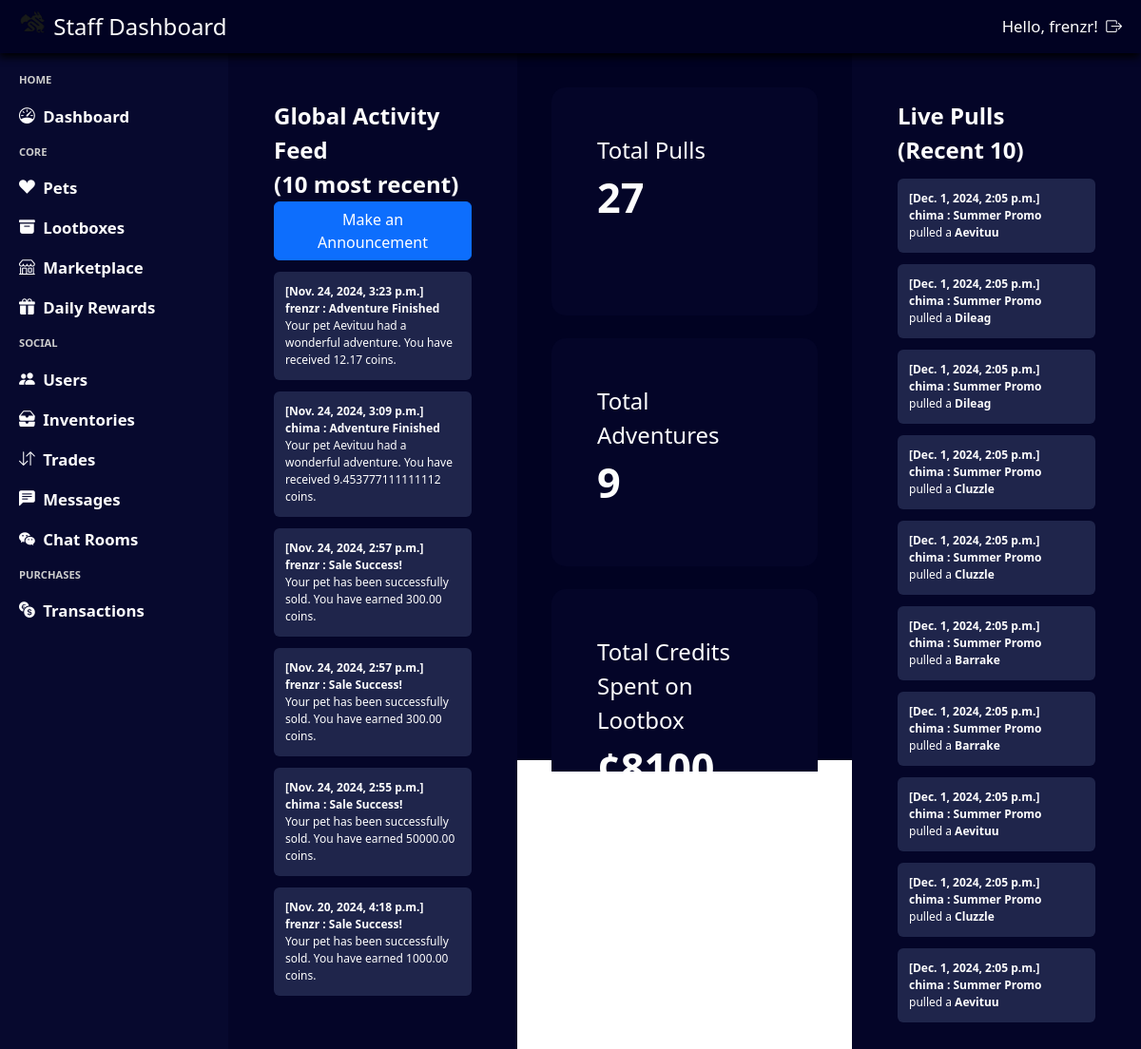
Screenshot of /staff/dashboard/ (signed in) with the database file from the repository.
### notification/models.py (models this page shows)
class Notification(models.Model):
    class Status(models.TextChoices):
        unread = "Unread"
        read = "Read"
    user = models.ForeignKey(User, on_delete=models.CASCADE)
    notif_status = models.TextField(choices=Status.choices, default=Status.unread)
    title = models.CharField(max_length=255)
    text = models.TextField()
    created_at = models.DateTimeField(default=timezone.now)
    claim_coins = models.IntegerField(default=0)

### admin_system/views.py (the view)
# urls.py: path('dashboard/', views.dashboard_view, name='staff_dashboard'),
@login_required(login_url='admin_login')
@user_passes_test(login_url='admin_login', test_func=is_staff)
def dashboard_view(request):
    total_pulls = Pull.objects.count()
    total_adventures = Adventure.objects.count()
    total_money_spent_lootbox = Pull.objects.aggregate(total_cost=Sum('lootbox_id__rate_cost'))['total_cost'] or 0
    total_money_spent_marketplace = Purchase.objects.filter(sale__is_active=False).aggregate(total_cost=Sum('sale__cost'))['total_cost'] or 0
    total_money_spent_transactions = Transaction.objects.filter(status='SUCCESS', transaction_type='BUY').aggregate(total_cost=Sum('total_changes'))['total_cost'] or 0
    total_sales_transactions = Transaction.objects.filter(status='SUCCESS', transaction_type='BUY').count()
    total_users = User.objects.count()
    notifications_list = Notification.objects.all().order_by('-created_at')
    pull_pets = PullPet.objects.select_related('pull_id').order_by('-pull_id__date_created')[:10]
    pull_pets_data = pull_pets.values('pull_id__user_id__username' , "pet_id__pet_species", 'pull_id', 'pull_id__lootbox_id__lootbox_name','pet_id', 'pull_id__date_created')
    print(pull_pets_data)
    context = {
        'notifications_list' : notifications_list[0:10],
        'total_pulls': total_pulls,
        'total_adventures': total_adventures,
        'total_money_spent_lootbox': total_money_spent_lootbox,
        'total_money_spent_marketplace': total_money_spent_marketplace,
        'total_money_spent_transactions': total_money_spent_transactions,
        'total_sales_transactions': total_sales_transactions,
        'total_users': total_users,
        'pulls_list' : pull_pets_data
    }
    return render(request, 'staff_dashboard.html', context)

### admin_system/views.py (called while the page is built)
def is_staff(user):
    return user.is_staff

### base_template/context_processor.py (called while the page is built)
def profile_context(request):
    if request.user.is_authenticated:
        try:
            profile = Profile.objects.get(user = request.user)
            return {'navbar_profile': profile}
        except Profile.DoesNotExist:
            return {'navbar_profile': None}
    return {'navbar_profile': None}

### notification/context_processor.py (called while the page is built)
def notification_context(request):
    if request.user.is_authenticated:
        notifications = Notification.objects.filter(user=request.user, notif_status=Notification.Status.unread).count()
        return {'notifications': notifications}
    return {'notifications': 0}

### admin_system/templates/staff_dashboard.html (shortened to what this page needs)
{% extends "staff_template.html" %}
{% load static %}
{% block css %}
    <link rel="stylesheet" href="{% static 'staff_dashboard.css' %}"/>
{% endblock %}
{% block content %}
<div class="staff-dashboard-container">
    <div class="staff-dashboard-activity">
        Global Activity Feed <br>
        (10 most recent)
        <button class="btn btn-primary" data-toggle="modal" data-target="#announcementModal">Make an Announcement</button>
        <div class = "staff-dashboard-activity-container">
        {% for notification in notifications_list %}
            <div class = "staff-dashboard-activity-item">
                <div class="staff-dashboard-activity-item-date">
                    [{{ notification.created_at }}]
                </div>
                <div class="staff-dashboard-activity-item-title">
                    {{ notification.user.username}} :  {{ notification.title }}
                </div>
                <div class="staff-dashboard-activity-item-text">
                    {{ notification.text }}
                </div>
            </div>
        {% endfor %}
        </div>
    </div>
    <div class="staff-dashboard-statistics">
        <div class="staff-dashboard-statistics-item">
            <div class="staff-dashboard-statistics-item-title">
                Total Pulls
            </div>
            <div class="staff-dashboard-statistics-item-value">
                {{ total_pulls }}
            </div>
        </div>
        <div class="staff-dashboard-statistics-item">
            <div class="staff-dashboard-statistics-item-title">
                Total Adventures
            </div>
            <div class="staff-dashboard-statistics-item-value">
                {{ total_adventures }}
            </div>
        </div>
        <div class="staff-dashboard-statistics-item">
            <div class="staff-dashboard-statistics-item-title">
                Total Credits Spent on Lootbox
            </div>
            <div class="staff-dashboard-statistics-item-value">
                ¢{{ total_money_spent_lootbox }}
            </div>
        </div>
    </div>
    <div class="staff-dashboard-pulls">
        Live Pulls (Recent 10)
        <div class = "staff-dashboard-pulls-container">
        {% for pull in pulls_list %}
            <div class = "staff-dashboard-pulls-item">
                <div class="staff-dashboard-pulls-item-date">
                    [{{ pull.pull_id__date_created }}]
                </div>
                <div class="staff-dashboard-pulls-item-title">
                    {{ pull.pull_id__user_id__username }} : {{ pull.pull_id__lootbox_id__lootbox_name }}
                </div>
                <div class="staff-dashboard-pulls-item-text">
                    pulled a <strong> {{ pull.pet_id__pet_species }} </strong>
                </div>
            </div>
        {% endfor %}
    </div>
</div>
{% endblock %}

### admin_system/templates/staff_template.html (shortened to what this page needs)
{% load static %}
<html>
    <head>
        <link rel="stylesheet" type="text/css" href="{% static 'staff_template.css' %}">
        <link rel="stylesheet" href="https://cdn.jsdelivr.net/npm/bootstrap@5.3.3/dist/css/bootstrap.min.css">
        <link rel="stylesheet" href="https://cdn.jsdelivr.net/npm/bootstrap-icons@1.11.3/font/bootstrap-icons.min.css">
        {% block css %}{% endblock %}
    </head>
    <body>
        <div class = "staff-template-container">
            <div class = "staff-template-navbar">
                <div class = "staff-template-navbar-title">
                    <img src="{% static 'logo.png' %}" alt="Logo" width="30" height="24" class="d-inline-block align-text-top">
                    Staff Dashboard
                </div>
                <div class = "staff-template-navbar-auth">
                    Hello, {{ user.username }}!
                    <a class = "staff-template-navbar-auth-item" href="{% url "staff_logout" %}">
                        <i class="bi bi-box-arrow-right"></i>
                    </a>
                </div>
            </div>
            <div class = "staff-template-left">
                HOME
                <a class = "staff-template-left-item" href="{% url 'staff_dashboard' %}">
                    <i class="bi bi-speedometer"></i>Dashboard
                </a>
                CORE
                <a class = "staff-template-left-item" href="{% url 'staff_pets' %}">
                    <i class="bi bi-suit-heart-fill"></i>Pets
                </a>
                <a class = "staff-template-left-item"  href="{% url 'staff_lootboxes' %}">
                    <i class="bi bi-archive-fill"></i>Lootboxes
                </a>
                <a class = "staff-template-left-item"  href="{% url 'staff_marketplace' %}">
                    <i class="bi bi-shop"></i>Marketplace
                </a>
                <a class = "staff-template-left-item"  href="{% url 'query_staff_rewards' %}">
                    <i class="bi bi-gift-fill"></i>Daily Rewards
                </a>
                SOCIAL
                <a class = "staff-template-left-item" href="{% url 'staff_users' %}">
                    <i class="bi bi-people-fill"></i>Users
                </a>
                <a class = "staff-template-left-item" href="{% url 'query_inventory' %}">
                    <i class="bi bi-inboxes-fill"></i>Inventories
                </a>
                <a class = "staff-template-left-item" href="{% url 'query_trades' %}">
                    <i class="bi bi-arrow-down-up"></i>Trades
                </a>
                <a class = "staff-template-left-item" href="{% url 'query_chats' %}">
                    <i class="bi bi-chat-left-text-fill"></i>Messages
                </a>
                <a class = "staff-template-left-item" href="{% url 'query_chat_rooms' %}">
                    <i class="bi bi-wechat"></i>Chat Rooms
                </a>
                PURCHASES
                <a class = "staff-template-left-item" href="{% url 'staff_transactions' %}">
                    <i class="bi bi-currency-exchange"></i>Transactions
                </a>
            </div>
            <div class = "staff-template-content">
                {% block content %}
                {% endblock %}
            </div>
        </div>
    </body>
</html>

### base_template/static/staff_template.css (style rules this page uses)
* { box-sizing: border-box; color: #fdfdfd; }
html, body { height: 100%; margin: 0; overflow: hidden; }
.staff-template-container { background-color: #010222; height: 100dvh; width: 100dvw; display: grid; grid-template-columns: 0.25fr 1fr; grid-template-rows: 56px 1fr; grid-template-areas: "navbar navbar" "sidebar main-content"; }
.staff-template-navbar { grid-area: navbar; background-color: #010222; display: flex; align-items: center; justify-content: space-between; padding: 0 20px; font-size: 1.5em; font-weight: 500; gap: 0.5em; filter: drop-shadow(-1px 4px 4px #000000); }
.staff-template-navbar-auth { display: flex; gap: 0.5em; align-items: center; font-size: 0.7em; font-weight: medium; }
.staff-template-left { grid-area: sidebar; background-color: #07092E; display: flex; flex-direction: column; align-items: left; padding: 20px; gap: 1.5em; color: #CCCCCC; font-size: 0.7em; font-weight: 600; }
.staff-template-left-item { display: flex; gap: 0.5em; align-items: center; font-size: 1.5em; }
a { color: #fdfdfd !important; text-decoration: none !important; }

### base_template/static/staff_dashboard.css (style rules this page uses)
.staff-dashboard-container { width: 100%; height: 100%; display: grid; grid-template-columns: 1fr 1fr 1fr; gap: 1em; font-size: 1.5em; font-weight: bold; overflow: hidden; }
.staff-dashboard-activity { background-color: #040528; padding: 2em; }
.staff-dashboard-statistics { margin: 0.5em; height: calc(100dvh - 56px); overflow-y: auto; }
.staff-dashboard-statistics-item { background-color: #040528; width: 100%; height: 30dvh; border-radius: 15px; padding: 2em; margin-top: 1em; }
.staff-dashboard-statistics-item-title { font-size: 1em; font-weight: lighter; }
.staff-dashboard-statistics-item-value { font-size: 1.8em; font-weight: bold; }
.staff-dashboard-activity-item { width: 100%; height: fit; border-radius: 0.5em; padding: 1em; margin-top: 1em; font-size: 0.5em; background-color: #1F254B; }
.staff-dashboard-activity-item-title { font-size: 1em; font-weight: bold; }
.staff-dashboard-activity-item-text { font-size: 1em; font-weight: lighter; }
.staff-dashboard-activity-container { width: 100%; height: 100%; overflow-y: scroll; }
.staff-dashboard-pulls-item { width: 100%; height: fit; border-radius: 0.5em; padding: 1em; margin-top: 1em; font-size: 0.5em; background-color: #1F254B; }
.staff-dashboard-pulls-item-title { font-size: 1em; font-weight: bold; }
.staff-dashboard-pulls-item-text { font-size: 1em; font-weight: lighter; }
.staff-dashboard-pulls-container { width: 100%; height: 100%; overflow-y: scroll; }
.staff-dashboard-pulls { background-color: #040528; padding: 2em; }

### rows the page displays
Notification: created_at "Nov. 24, 2024, 3:23 p.m.", user.username "frenzr", title "Adventure Finished", text "Your pet Aevituu had a wonderful adventure. You have received 12.17 coins."
Notification: created_at "Nov. 24, 2024, 3:09 p.m.", user.username "chima", title "Adventure Finished", text "Your pet Aevituu had a wonderful adventure. You have received 9.453777111111112 coins."
Notification: created_at "Nov. 24, 2024, 2:57 p.m.", user.username "frenzr", title "Sale Success!", text "Your pet has been successfully sold. You have earned 300.00 coins."
Notification: created_at "Nov. 24, 2024, 2:57 p.m.", user.username "frenzr", title "Sale Success!", text "Your pet has been successfully sold. You have earned 300.00 coins."
Notification: created_at "Nov. 24, 2024, 2:55 p.m.", user.username "chima", title "Sale Success!", text "Your pet has been successfully sold. You have earned 50000.00 coins."
Notification: created_at "Nov. 20, 2024, 4:18 p.m.", user.username "frenzr", title "Sale Success!", text "Your pet has been successfully sold. You have earned 1000.00 coins."

### other values shown
{{ user.username }} "frenzr"
{{ total_pulls }} "27"
{{ total_adventures }} "9"
{{ pull.pull_id__date_created }} "Dec. 1, 2024, 2:05 p.m." "Dec. 1, 2024, 2:05 p.m." "Dec. 1, 2024, 2:05 p.m." "Dec. 1, 2024, 2:05 p.m." "Dec. 1, 2024, 2:05 p.m." "Dec. 1, 2024, 2:05 p.m." "Dec. 1, 2024, 2:05 p.m." "Dec. 1, 2024, 2:05 p.m." "Dec. 1, 2024, 2:05 p.m." "Dec. 1, 2024, 2:05 p.m."
{{ pull.pull_id__user_id__username }} "chima" "chima" "chima" "chima" "chima" "chima" "chima" "chima" "chima" "chima"
{{ pull.pull_id__lootbox_id__lootbox_name }} "Summer Promo" "Summer Promo" "Summer Promo" "Summer Promo" "Summer Promo" "Summer Promo" "Summer Promo" "Summer Promo" "Summer Promo" "Summer Promo"
{{ pull.pet_id__pet_species }} "Aevituu" "Dileag" "Dileag" "Cluzzle" "Cluzzle" "Barrake" "Barrake" "Aevituu" "Cluzzle" "Aevituu"
